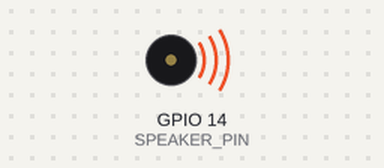
The sketch below on a simulated ESP32. Shown: buzzer (waves = sounding).

Above: at 0.2 s.
Timing chart, 0 to 5.2 s (numbered marks = the images above):
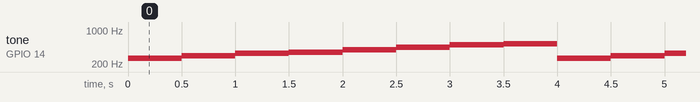

Measured:
- by itself, tone on GPIO 14 (SPEAKER_PIN): repeats every 4.0 s: 294 Hz 0.50 s, 330 Hz 0.50 s, 349 Hz 0.50 s, 392 Hz 0.50 s, 440 Hz 0.50 s, 494 Hz 0.50 s, 523 Hz 0.50 s, 262 Hz 0.50 s

The sketch:

speaker.ino
```cpp
/**
 * speaker
 *
 * This was written for the CS427 class at the University of Portland - Internet of Things.
 * A simple 8-ohm speaker needs more components to make it sound good; for the purpose of
 * it making a simple tone, this library will use Pulse-Width Modulation.
 */

// define PWM settings
#define PWM_CHANNEL 0
#define PWM_PRECISION 12
#define PWM_FREQUENCY 5000

// define the speaker pin
#define SPEAKER_PIN 14

// define some notes
#define NUM_NOTES 8
const int notes[] = {
  // C Major scale, starting from C4
  262, 294, 330, 349, 392, 440, 494, 523
};

void setup() {
  // set up timer and attach it to the speaker pin
  ledcSetup(PWM_CHANNEL, PWM_FREQUENCY, PWM_PRECISION);
  ledcAttachPin(SPEAKER_PIN, PWM_CHANNEL);
}

void loop() {
  // go up the C major scale
  for(int i = 0; i < NUM_NOTES; i++){
    ledcWriteTone(PWM_CHANNEL, notes[i]);
    delay(500);
  }
}
```
